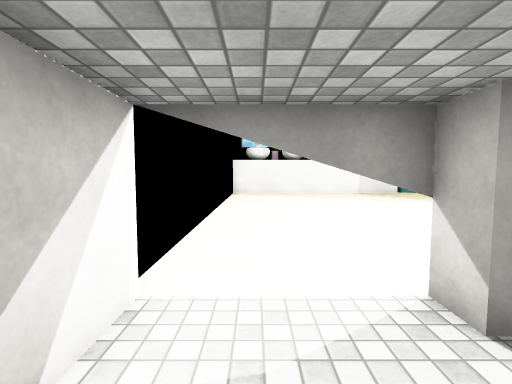
view 1 (above)

17 first-person views from a walk through a scene from a Unity 3-D project. The camera is 1.5 m above the floor, tilts 4° down and sees 85° across. Doors are open. The floor is counted in squares, 1 m on a side. Each view is taken from the middle of a square. On the plan, view 1 faces up. The plan holds only what a view shows up to about 14 squares ahead; the rest is blank. The place goes on beyond the plan. The player character is not drawn. Surface patterns are stand-ins for the level's own textures.

view 2
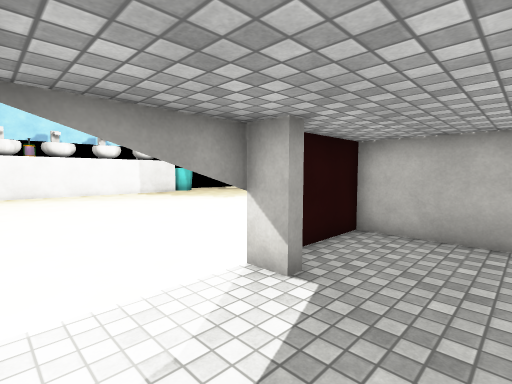

view 3
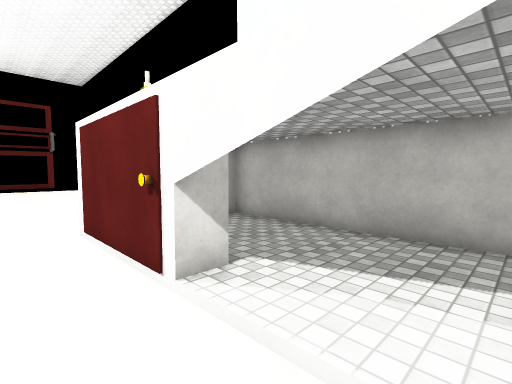

view 4
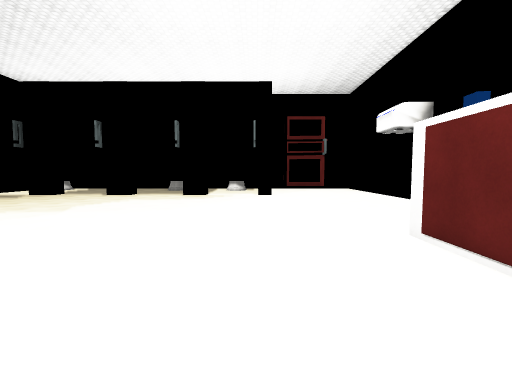

view 5
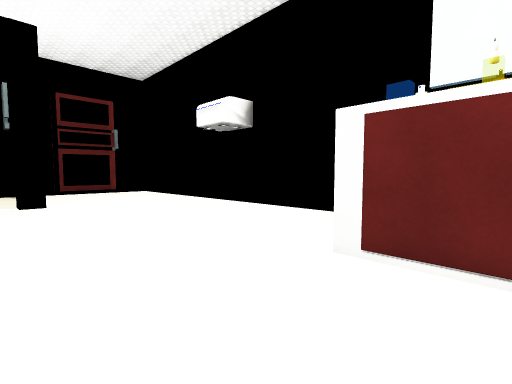

view 6
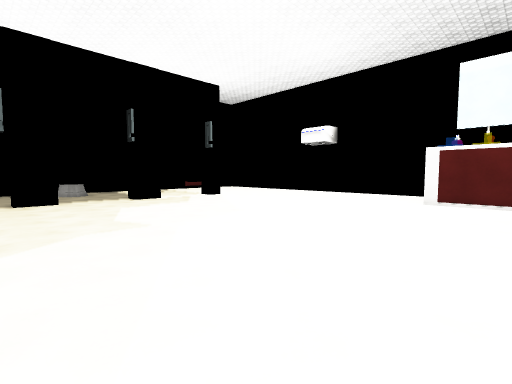

view 7
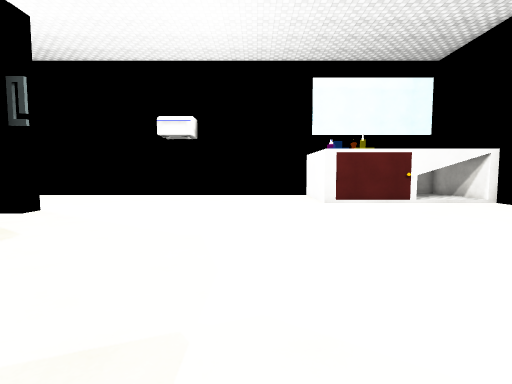

view 8
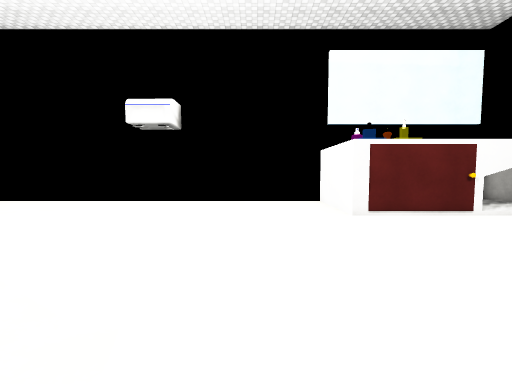

view 9
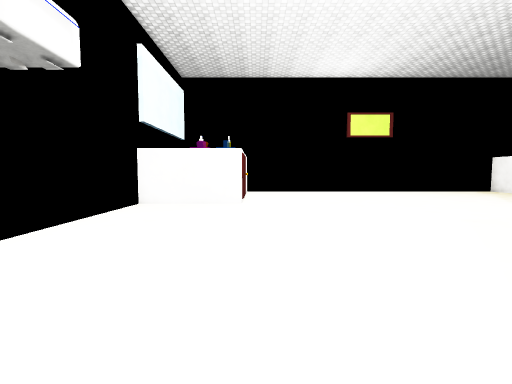

view 10
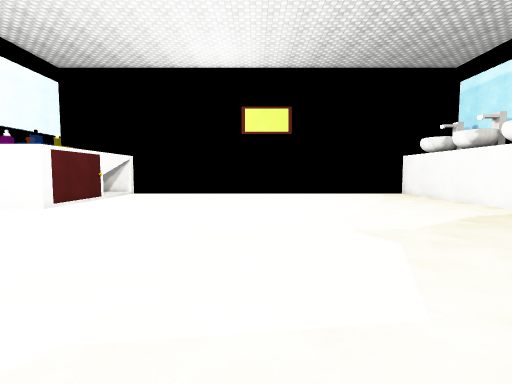

view 11
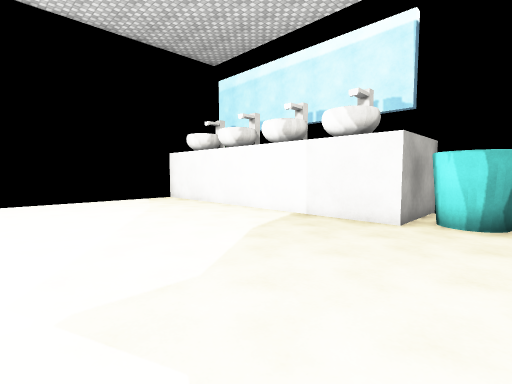

view 12
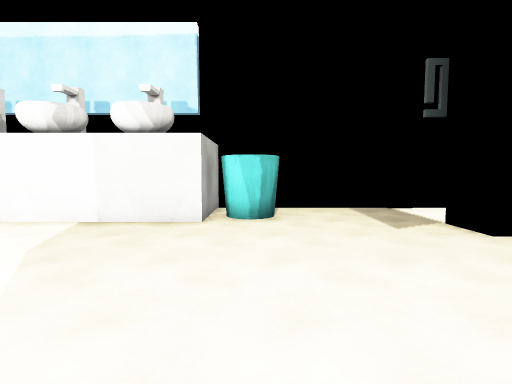

view 13
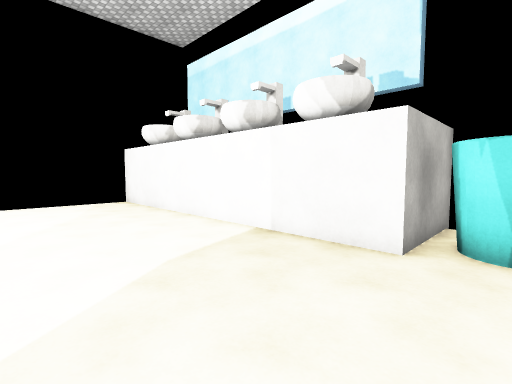

view 14
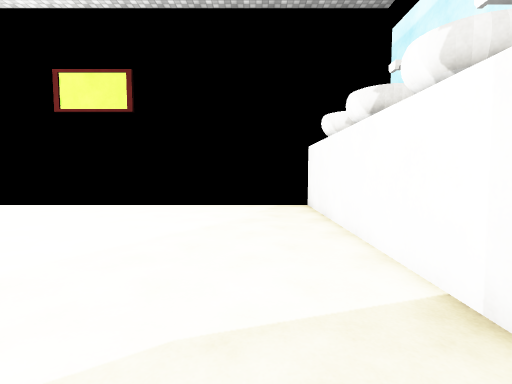

view 15
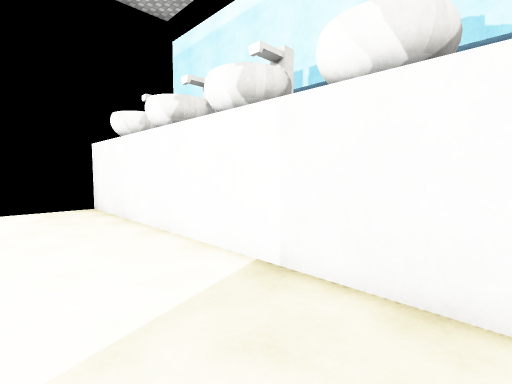

view 16
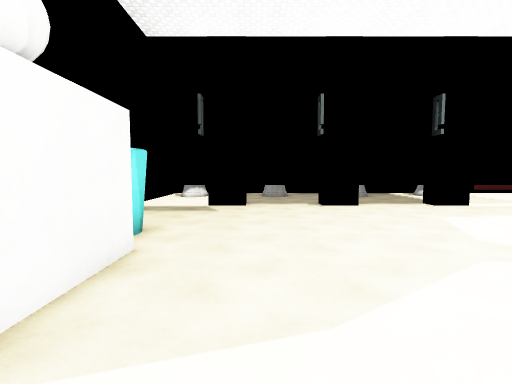

view 17
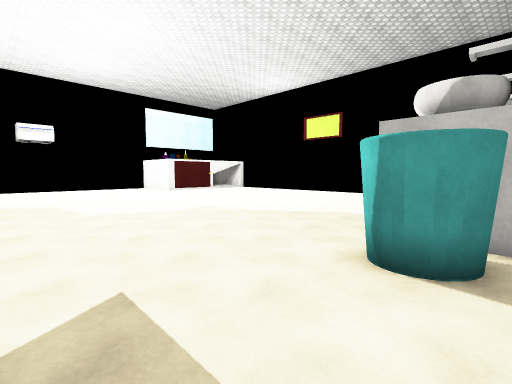

### Floor plan
Key: @ floor where view 1 was taken; # wall or solid block; . main floor; : floor 0.25 m higher than the main floor; D open door; O other object.
Columns run from 2 left of view 1 to 22 right of it. Each row starts with its distance up from view 1.
 26              ##
 25              # O.....
 24              #OOO....
 23 ##############OO.....
 22 #....................
 21  ....................
 20  ....................
 19  ....................
 18  ....................
 17  ....................
 16  ....................
 15  ....................#
 14  ....................
 13  ....................
 12  ....................
 11  ....................
 10  ....................
  9  ....................
  8  ....................
  7  ....................
  6  ....................
  5  ......................
  4  ......................
  3 #DDDD#####.............
  2 #:::::::##.............
  1 #:::::::##..............
  0 #:@:::::##...............
 -1 ##########...............
 -2          ###

Where each view was taken, in squares from view 1:
view 1: 0 up, 0 right, facing up
view 2: 0 up, 1 left, facing up-right
view 3: 5 up, 1 left, facing down-right
view 4: 7 up, 0 right, facing right
view 5: 8 up, 4 right, facing down-right
view 6: 18 up, 3 right, facing down-right
view 7: 17 up, 10 right, facing down
view 8: 13 up, 10 right, facing down
view 9: 4 up, 20 right, facing left
view 10: 12 up, 18 right, facing left
view 11: 14 up, 14 right, facing up-left
view 12: 14 up, 13 right, facing up
view 13: 17 up, 13 right, facing up-left
view 14: 20 up, 11 right, facing left
view 15: 19 up, 11 right, facing up-left
view 16: 20 up, 6 right, facing right
view 17: 25 up, 18 right, facing down-left
